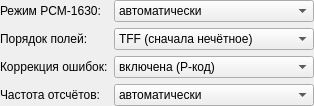
           <widget class="QWidget" name="pgPCM16x0Settings">
            <layout class="QGridLayout" name="gridLayout_999">
             <property name="leftMargin">
              <number>0</number>
             </property>
             <property name="topMargin">
              <number>0</number>
             </property>
             <property name="rightMargin">
              <number>0</number>
             </property>
             <property name="bottomMargin">
              <number>0</number>
             </property>
             <item row="0" column="0">
              <widget class="QLabel" name="lblPCM16x0Format">
               <property name="sizePolicy">
                <sizepolicy hsizetype="Minimum" vsizetype="Minimum">
                 <horstretch>0</horstretch>
                 <verstretch>0</verstretch>
                </sizepolicy>
               </property>
               <property name="toolTip">
                <string>Режим кодирования PCM-1630</string>
               </property>
               <property name="statusTip">
                <string>Режим кодирования PCM-1630</string>
               </property>
               <property name="text">
                <string>Режим PCM-1630:</string>
               </property>
              </widget>
             </item>
             <item row="0" column="1">
              <widget class="QComboBox" name="lbxPCM16x0Format">
               <property name="sizePolicy">
                <sizepolicy hsizetype="MinimumExpanding" vsizetype="MinimumExpanding">
                 <horstretch>0</horstretch>
                 <verstretch>0</verstretch>
                </sizepolicy>
               </property>
               <property name="minimumSize">
                <size>
                 <width>200</width>
                 <height>0</height>
                </size>
               </property>
               <property name="toolTip">
                <string>Режим кодирования PCM-1630</string>
               </property>
               <property name="statusTip">
                <string>Режим кодирования PCM-1630</string>
               </property>
               <property name="currentIndex">
                <number>0</number>
               </property>
               <item>
                <property name="text">
                 <string>автоматически</string>
                </property>
               </item>
               <item>
                <property name="text">
                 <string>SI-формат</string>
                </property>
               </item>
               <item>
                <property name="text">
                 <string>EI-формат</string>
                </property>
               </item>
              </widget>
             </item>
             <item row="2" column="0">
              <widget class="QLabel" name="lblPCM16x0ECC">
               <property name="enabled">
                <bool>true</bool>
               </property>
               <property name="sizePolicy">
                <sizepolicy hsizetype="Minimum" vsizetype="Minimum">
                 <horstretch>0</horstretch>
                 <verstretch>0</verstretch>
                </sizepolicy>
               </property>
               <property name="toolTip">
                <string>Разрешение исправления ошибок CRC кодами коррекции</string>
               </property>
               <property name="statusTip">
                <string>Разрешение исправления ошибок CRC кодами коррекции</string>
               </property>
               <property name="text">
                <string>Коррекция ошибок:</string>
               </property>
              </widget>
             </item>
             <item row="2" column="1">
              <widget class="QComboBox" name="lbxPCM16x0ECC">
               <property name="enabled">
                <bool>true</bool>
               </property>
               <property name="sizePolicy">
                <sizepolicy hsizetype="MinimumExpanding" vsizetype="MinimumExpanding">
                 <horstretch>0</horstretch>
                 <verstretch>0</verstretch>
                </sizepolicy>
               </property>
               <property name="minimumSize">
                <size>
                 <width>200</width>
                 <height>0</height>
                </size>
               </property>
               <property name="toolTip">
                <string>Разрешение исправления ошибок CRC кодами коррекции</string>
               </property>
               <property name="statusTip">
                <string>Разрешение исправления ошибок CRC кодами коррекции</string>
               </property>
               <property name="currentIndex">
                <number>0</number>
               </property>
               <item>
                <property name="text">
                 <string>включена (P-код)</string>
                </property>
               </item>
               <item>
                <property name="text">
                 <string>отключена</string>
                </property>
               </item>
              </widget>
             </item>
             <item row="1" column="0">
              <widget class="QLabel" name="lblPCM16x0FieldOrder">
               <property name="sizePolicy">
                <sizepolicy hsizetype="Minimum" vsizetype="Minimum">
                 <horstretch>0</horstretch>
                 <verstretch>0</verstretch>
                </sizepolicy>
               </property>
               <property name="toolTip">
                <string>Порядок полей в кадрах исходного видео</string>
               </property>
               <property name="statusTip">
                <string>Порядок полей в кадрах исходного видео</string>
               </property>
               <property name="text">
                <string>Порядок полей:</string>
               </property>
              </widget>
             </item>
             <item row="1" column="1">
              <widget class="QComboBox" name="lbxPCM16x0FieldOrder">
               <property name="enabled">
                <bool>true</bool>
               </property>
               <property name="sizePolicy">
                <sizepolicy hsizetype="MinimumExpanding" vsizetype="MinimumExpanding">
                 <horstretch>0</horstretch>
                 <verstretch>0</verstretch>
                </sizepolicy>
               </property>
               <property name="minimumSize">
                <size>
                 <width>200</width>
                 <height>0</height>
                </size>
               </property>
               <property name="toolTip">
                <string>Порядок полей в кадрах исходного видео</string>
               </property>
               <property name="statusTip">
                <string>Порядок полей в кадрах исходного видео</string>
               </property>
               <property name="currentIndex">
                <number>0</number>
               </property>
               <item>
                <property name="text">
                 <string>TFF (сначала нечётное)</string>
                </property>
               </item>
               <item>
                <property name="text">
                 <string>BFF (сначала чётное)</string>
                </property>
               </item>
              </widget>
             </item>
             <item row="3" column="0">
              <widget class="QLabel" name="lblPCM16x0SampleRate">
               <property name="sizePolicy">
                <sizepolicy hsizetype="Minimum" vsizetype="Minimum">
                 <horstretch>0</horstretch>
                 <verstretch>0</verstretch>
                </sizepolicy>
               </property>
               <property name="toolTip">
                <string>Частота отсчётов декодируемого аудио (будет записана в заголовок WAV)</string>
               </property>
               <property name="statusTip">
                <string>Частота отсчётов декодируемого аудио (будет записана в заголовок WAV)</string>
               </property>
               <property name="text">
                <string>Частота отсчётов:</string>
               </property>
              </widget>
             </item>
             <item row="3" column="1">
              <widget class="QComboBox" name="lbxPCM16x0SampleRate">
               <property name="enabled">
                <bool>true</bool>
               </property>
               <property name="sizePolicy">
                <sizepolicy hsizetype="MinimumExpanding" vsizetype="MinimumExpanding">
                 <horstretch>0</horstretch>
                 <verstretch>0</verstretch>
                </sizepolicy>
               </property>
               <property name="minimumSize">
                <size>
                 <width>200</width>
                 <height>0</height>
                </size>
               </property>
               <property name="toolTip">
                <string>Частота отсчётов декодируемого аудио (будет записана в заголовок WAV)</string>
               </property>
               <property name="statusTip">
                <string>Частота отсчётов декодируемого аудио (будет записана в заголовок WAV)</string>
               </property>
               <item>
                <property name="text">
                 <string>автоматически</string>
                </property>
               </item>
               <item>
                <property name="text">
                 <string>44056 Гц</string>
                </property>
               </item>
               <item>
                <property name="text">
                 <string>44100 Гц</string>
                </property>
               </item>
              </widget>
             </item>
            </layout>
           </widget>
